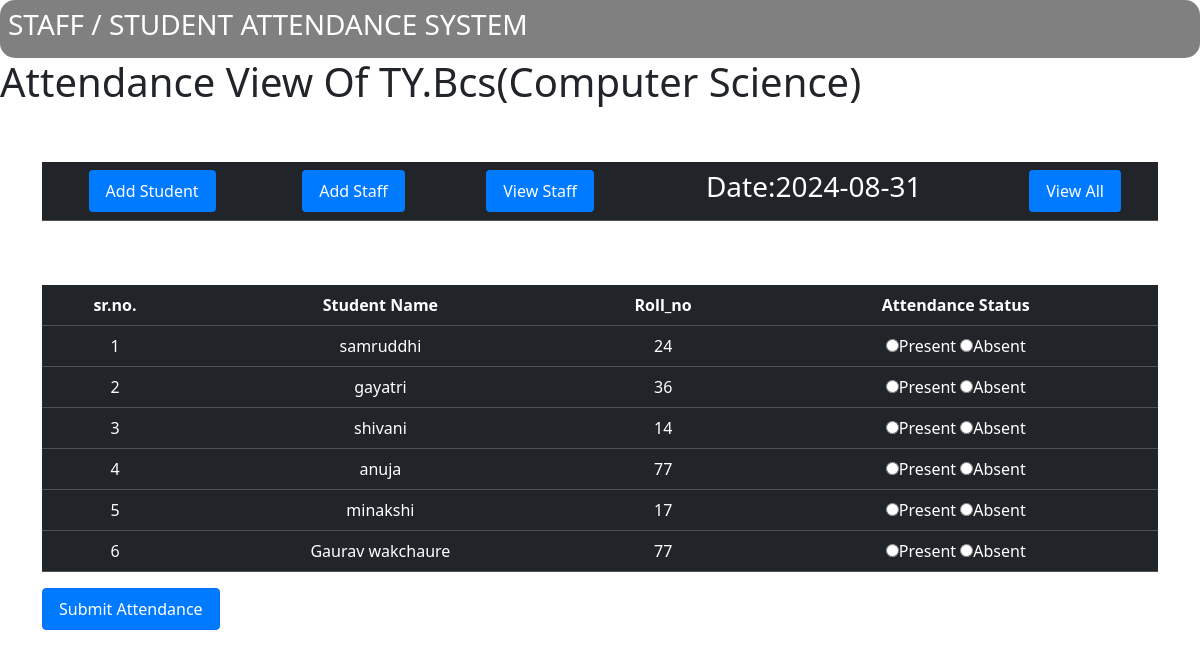
The page / on the database its author committed.
### tables this page shows
CREATE TABLE `attendence` (
  `id` int(100) NOT NULL,
  `student_name` varchar(100) NOT NULL,
  `roll_no` varchar(100) NOT NULL
);

### index.php (the view, shortened to what this page needs)
<?php
include("connection.php");
?>
<!DOCTYPE html>
<html lang="en">
<head>
    <link href="https://cdn.jsdelivr.net/npm/bootstrap@5.3.2/dist/css/bootstrap.min.css" rel="stylesheet">
    <link href="https://getbootstrap.com/docs/5.3/assets/css/docs.css" rel="stylesheet">
</head>
<body>
<div class="navbar">
        <h3>STAFF / STUDENT ATTENDANCE  SYSTEM</h3>
    </div>
<div class="header">
<h1> Attendance View Of TY.Bcs(Computer Science)</h1>
</div>
<div class="container">
     <form action="index.php" method="POST">
    <div class="row">
        <div class="d-flex justify-content-center align-items-center">
            <table class="table text-center table-dark mt-5">
                <thead>
                    <tr>
                        <th scope="col"><a class="btn" href="add_stud.php">Add Student</a></th>
                        <th scope="col"><a class="btn" href="add_staff.php">Add Staff</a></th>
                        <th scope="col"><a class="btn" href="index2.php">View Staff</a></th>
                        <th scope="col"><h3>Date:<?php echo date("Y-m-d");?></h3></th>
                        <th scope="col"><a class="btn" href="view_all.php">View All</a></th>
                    </tr>
                </thead>
            </table>
        </div>
    </div>
    <div class="row">
        <div class="d-flex justify-content-center align-items-center">
            <table class="table text-center table-dark mt-5">
                <thead>
                    <tr>
                        <th scope="col">sr.no.</th>
                        <th scope="col">Student Name</th>
                        <th scope="col">Roll_no</th>
                        <th scope="col">Attendance Status</th>
                    </tr>
                </thead>
                <tbody>
                <?php
                    $query = mysqli_query($con, "SELECT * FROM attendence ");
                    $serialnumber = 0;
                    $counter = 0;
                    while ($row = mysqli_fetch_array($query)) {
                        $serialnumber++;
                ?>
                        <tr>
                            <td><?php echo $serialnumber; ?></td>
                            <td><?php echo $row['student_name']; ?>
                            </td>
                            <td><?php echo $row['roll_no']; ?>
                            </td>
                            <td>
                                <input type="radio" name="attendence_status[<?php echo $counter; ?>]" value="Present" <?php if(isset($_POST['attendence_status'][$counter]) && ($_POST['attendence_status'][$counter]=="Present")) { echo "checked='checked'"; } ?> required>Present
                                <input type="radio" name="attendence_status[<?php echo $counter; ?>]" value="Absent" <?php if(isset($_POST['attendence_status'][$counter]) && ($_POST['attendence_status'][$counter]=="Absent")) { echo "checked='checked'"; } ?> required>Absent
                            </td>
                        </tr>
                    <?php
                    $counter++;
                    }
                    ?>
                </tbody>
            </table>
        </div>
    </div>
     <button type="submit" name="submit" class="btn btn-primary">Submit Attendance</button>
     </form>
</div>
</body>
</html>

### index.php (style rules this page uses)
.navbar { background-color: gray; color: white; text-align: center; padding: 8px; border-radius: 15px; }
.btn { background-color: #007bff; color: #fff; text-decoration: none; padding: 8px 16px; border-radius: 4px; transition: background-color 0.3s; }

### rows shown on the page
attendence: student_name "samruddhi", roll_no "24"
attendence: student_name "gayatri", roll_no "36"
attendence: student_name "shivani", roll_no "14"
attendence: student_name "anuja", roll_no "77"
attendence: student_name "minakshi", roll_no "17"
attendence: student_name "Gaurav wakchaure", roll_no "77"
